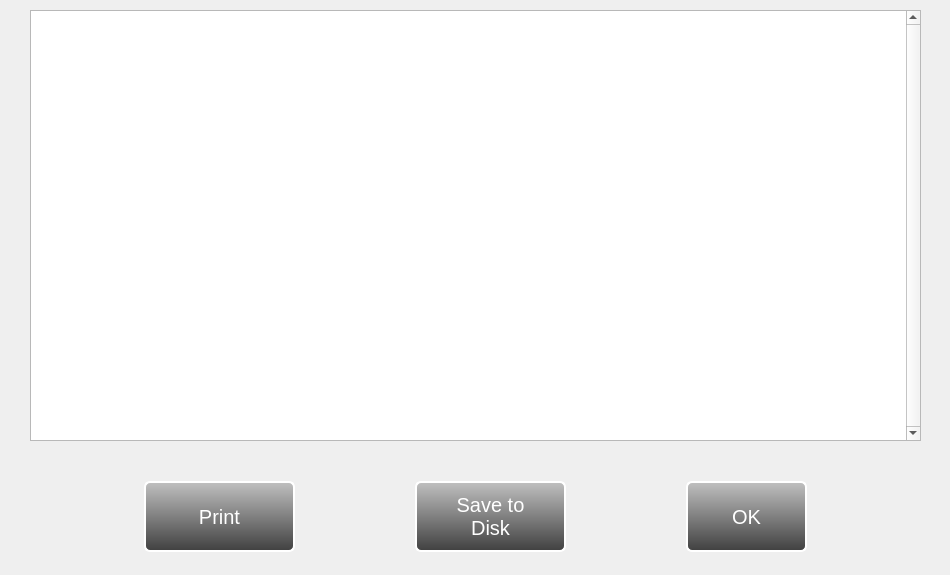
<?xml version="1.0" encoding="UTF-8"?>
<ui version="4.0">
 <class>auditlogdialog</class>
 <widget class="QDialog" name="auditlogdialog">
  <property name="geometry">
   <rect>
    <x>0</x>
    <y>0</y>
    <width>950</width>
    <height>575</height>
   </rect>
  </property>
  <property name="sizePolicy">
   <sizepolicy hsizetype="Fixed" vsizetype="Fixed">
    <horstretch>0</horstretch>
    <verstretch>0</verstretch>
   </sizepolicy>
  </property>
  <property name="minimumSize">
   <size>
    <width>950</width>
    <height>575</height>
   </size>
  </property>
  <property name="maximumSize">
   <size>
    <width>950</width>
    <height>575</height>
   </size>
  </property>
  <property name="palette">
   <palette>
    <active>
     <colorrole role="Base">
      <brush brushstyle="SolidPattern">
       <color alpha="255">
        <red>240</red>
        <green>240</green>
        <blue>240</blue>
       </color>
      </brush>
     </colorrole>
    </active>
    <inactive>
     <colorrole role="Base">
      <brush brushstyle="SolidPattern">
       <color alpha="255">
        <red>240</red>
        <green>240</green>
        <blue>240</blue>
       </color>
      </brush>
     </colorrole>
    </inactive>
    <disabled>
     <colorrole role="Base">
      <brush brushstyle="SolidPattern">
       <color alpha="255">
        <red>240</red>
        <green>240</green>
        <blue>240</blue>
       </color>
      </brush>
     </colorrole>
    </disabled>
   </palette>
  </property>
  <property name="windowTitle">
   <string>Dialog</string>
  </property>
  <property name="autoFillBackground">
   <bool>true</bool>
  </property>
  <property name="styleSheet">
   <string notr="true">QDialog#weightsandmeasuresdialog
{
	background-color: rgb(240, 240, 240);
	foreground-color: black;
}</string>
  </property>
  <widget class="QLabel" name="lblUserInfo">
   <property name="geometry">
    <rect>
     <x>30</x>
     <y>450</y>
     <width>941</width>
     <height>31</height>
    </rect>
   </property>
   <property name="font">
    <font>
     <pointsize>11</pointsize>
     <weight>75</weight>
     <bold>true</bold>
    </font>
   </property>
   <property name="text">
    <string/>
   </property>
   <property name="alignment">
    <set>Qt::AlignLeading|Qt::AlignLeft|Qt::AlignVCenter</set>
   </property>
  </widget>
  <widget class="QWidget" name="layoutWidget">
   <property name="geometry">
    <rect>
     <x>30</x>
     <y>480</y>
     <width>891</width>
     <height>73</height>
    </rect>
   </property>
   <layout class="QHBoxLayout" name="horizontalLayout">
    <item>
     <widget class="QPushButton" name="butPrint">
      <property name="sizePolicy">
       <sizepolicy hsizetype="Fixed" vsizetype="Fixed">
        <horstretch>0</horstretch>
        <verstretch>0</verstretch>
       </sizepolicy>
      </property>
      <property name="minimumSize">
       <size>
        <width>151</width>
        <height>71</height>
       </size>
      </property>
      <property name="maximumSize">
       <size>
        <width>151</width>
        <height>71</height>
       </size>
      </property>
      <property name="font">
       <font>
        <pointsize>15</pointsize>
       </font>
      </property>
      <property name="styleSheet">
       <string notr="true">QPushButton {
    margin: 0 0 0 0;
    color: white;
    background-color: qlineargradient(x1: 0, y1: 0, x2: 0, y2: 1,stop: 0 #c0c0c0, stop: 1 #404040);
    border-style: outset;
    border-radius: 6px;
    border-width: 2px;
    border-color: #ffffff;
}

QPushButton:pressed {
    margin: 0 0 0 0;
    color: black;
    background-color: qlineargradient(x1: 0, y1: 0, x2: 0, y2: 1,stop: 0 #ffffff, stop: 1 #d0d0d0);
    border-style: outset;
    border-radius: 6px;
    border-width: 2px;
    border-color: #000000;
}</string>
      </property>
      <property name="text">
       <string>Print</string>
      </property>
     </widget>
    </item>
    <item>
     <widget class="QPushButton" name="butSave">
      <property name="sizePolicy">
       <sizepolicy hsizetype="Fixed" vsizetype="Fixed">
        <horstretch>0</horstretch>
        <verstretch>0</verstretch>
       </sizepolicy>
      </property>
      <property name="minimumSize">
       <size>
        <width>151</width>
        <height>71</height>
       </size>
      </property>
      <property name="maximumSize">
       <size>
        <width>151</width>
        <height>71</height>
       </size>
      </property>
      <property name="font">
       <font>
        <pointsize>15</pointsize>
       </font>
      </property>
      <property name="styleSheet">
       <string notr="true">QPushButton {
    margin: 0 0 0 0;
    color: white;
    background-color: qlineargradient(x1: 0, y1: 0, x2: 0, y2: 1,stop: 0 #c0c0c0, stop: 1 #404040);
    border-style: outset;
    border-radius: 6px;
    border-width: 2px;
    border-color: #ffffff;
}

QPushButton:pressed {
    margin: 0 0 0 0;
    color: black;
    background-color: qlineargradient(x1: 0, y1: 0, x2: 0, y2: 1,stop: 0 #ffffff, stop: 1 #d0d0d0);
    border-style: outset;
    border-radius: 6px;
    border-width: 2px;
    border-color: #000000;
}</string>
      </property>
      <property name="text">
       <string>Save to
Disk</string>
      </property>
     </widget>
    </item>
    <item>
     <widget class="QPushButton" name="butOK">
      <property name="sizePolicy">
       <sizepolicy hsizetype="Fixed" vsizetype="Fixed">
        <horstretch>0</horstretch>
        <verstretch>0</verstretch>
       </sizepolicy>
      </property>
      <property name="minimumSize">
       <size>
        <width>121</width>
        <height>71</height>
       </size>
      </property>
      <property name="maximumSize">
       <size>
        <width>121</width>
        <height>71</height>
       </size>
      </property>
      <property name="font">
       <font>
        <pointsize>15</pointsize>
       </font>
      </property>
      <property name="styleSheet">
       <string notr="true">QPushButton {
    margin: 0 0 0 0;
    color: white;
    background-color: qlineargradient(x1: 0, y1: 0, x2: 0, y2: 1,stop: 0 #c0c0c0, stop: 1 #404040);
    border-style: outset;
    border-radius: 6px;
    border-width: 2px;
    border-color: #ffffff;
}

QPushButton:pressed {
    margin: 0 0 0 0;
    color: black;
    background-color: qlineargradient(x1: 0, y1: 0, x2: 0, y2: 1,stop: 0 #ffffff, stop: 1 #d0d0d0);
    border-style: outset;
    border-radius: 6px;
    border-width: 2px;
    border-color: #000000;
}</string>
      </property>
      <property name="text">
       <string>OK</string>
      </property>
     </widget>
    </item>
   </layout>
  </widget>
  <widget class="QTableWidget" name="tblAuditLog">
   <property name="geometry">
    <rect>
     <x>30</x>
     <y>10</y>
     <width>891</width>
     <height>431</height>
    </rect>
   </property>
   <property name="sizePolicy">
    <sizepolicy hsizetype="Fixed" vsizetype="Fixed">
     <horstretch>0</horstretch>
     <verstretch>0</verstretch>
    </sizepolicy>
   </property>
   <property name="minimumSize">
    <size>
     <width>891</width>
     <height>431</height>
    </size>
   </property>
   <property name="maximumSize">
    <size>
     <width>891</width>
     <height>431</height>
    </size>
   </property>
   <property name="font">
    <font>
     <pointsize>10</pointsize>
    </font>
   </property>
   <property name="toolTip">
    <string notr="true"/>
   </property>
   <property name="styleSheet">
    <string notr="true">QTableWidget{
color: black;
}

QTableWidget::item{ 
selection-background-color: #55ffff;
 }</string>
   </property>
   <property name="verticalScrollBarPolicy">
    <enum>Qt::ScrollBarAlwaysOn</enum>
   </property>
   <property name="horizontalScrollBarPolicy">
    <enum>Qt::ScrollBarAlwaysOff</enum>
   </property>
   <property name="editTriggers">
    <set>QAbstractItemView::NoEditTriggers</set>
   </property>
   <property name="selectionMode">
    <enum>QAbstractItemView::SingleSelection</enum>
   </property>
   <property name="selectionBehavior">
    <enum>QAbstractItemView::SelectRows</enum>
   </property>
   <attribute name="horizontalHeaderStretchLastSection">
    <bool>true</bool>
   </attribute>
   <attribute name="verticalHeaderVisible">
    <bool>false</bool>
   </attribute>
   <attribute name="verticalHeaderCascadingSectionResizes">
    <bool>true</bool>
   </attribute>
   <attribute name="verticalHeaderDefaultSectionSize">
    <number>50</number>
   </attribute>
   <attribute name="verticalHeaderHighlightSections">
    <bool>false</bool>
   </attribute>
   <attribute name="verticalHeaderMinimumSectionSize">
    <number>50</number>
   </attribute>
   <attribute name="verticalHeaderStretchLastSection">
    <bool>true</bool>
   </attribute>
  </widget>
 </widget>
 <resources/>
 <connections/>
</ui>
